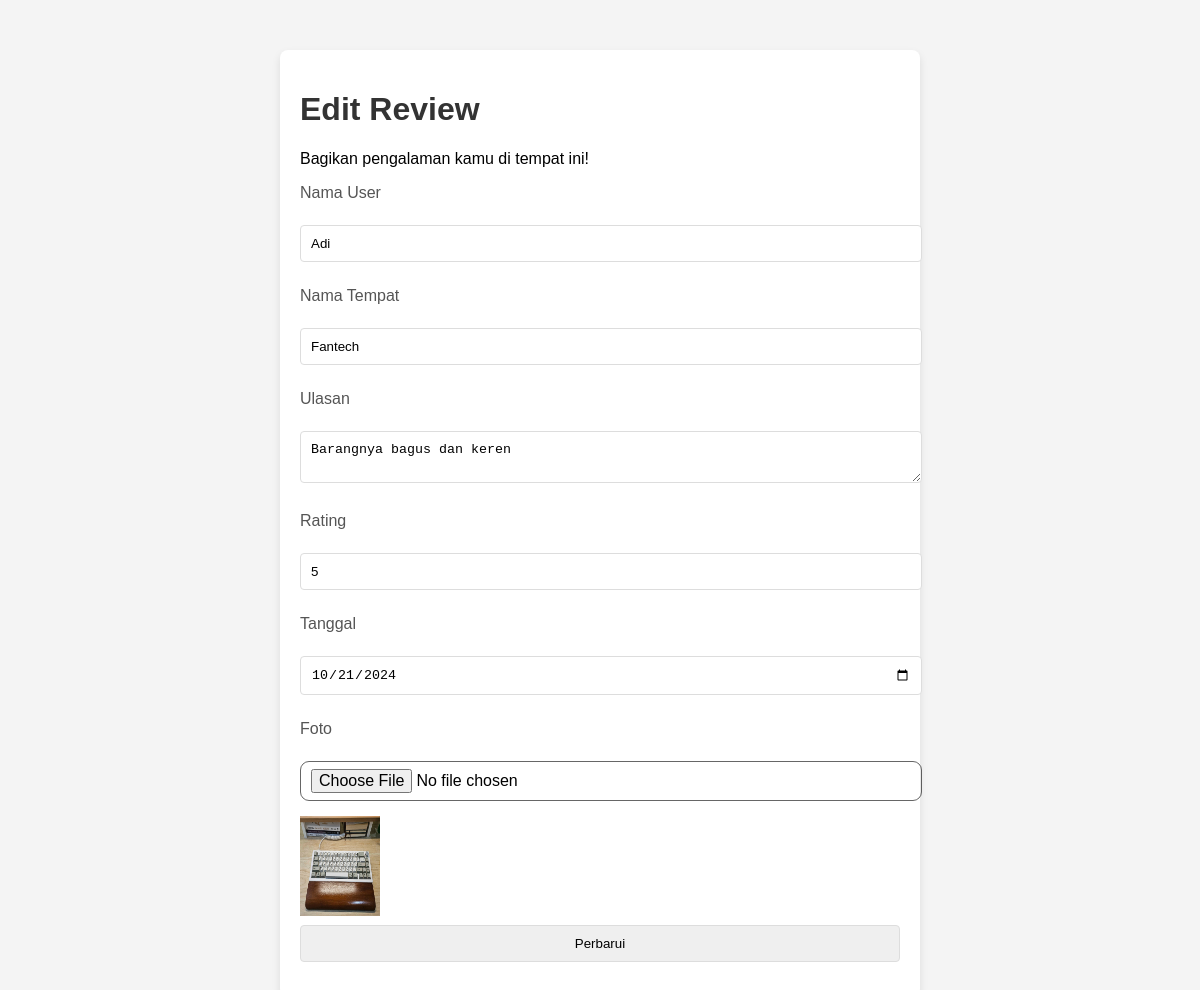
Screenshot of /Posttest6/edit_review.php?id=12 with the database file from the repository.
### tables this page shows
CREATE TABLE `start_review` (
  `id` int(255) NOT NULL,
  `user` varchar(50) NOT NULL,
  `nama_tempat` varchar(50) NOT NULL,
  `ulasan` varchar(255) NOT NULL,
  `rating` decimal(10,0) NOT NULL,
  `tanggal` date NOT NULL,
  `foto_path` varchar(255) NOT NULL
);

### Posttest6/edit_review.php (the view, shortened to what this page needs)
<?php
require 'koneksi.php';
$id = $_GET['id'];
$query = "SELECT * FROM start_review WHERE id = $id";
$result = mysqli_query($conn, $query);
$start_review = [];
while($row = mysqli_fetch_assoc($result)) {
    $start_review[] = $row;
}
$start_review = $start_review[0];
?>
<!DOCTYPE html>
<html lang="en">
<head>
    <link rel="stylesheet" href="style/tambah.css">
</head>
<body>
    <div class="container">
        <h1 class="title">Edit Review</h1>
        <p class="title">Bagikan pengalaman kamu di tempat ini!</p>
        <div class="content">
            <form action="" method="POST" enctype="multipart/form-data">
                <label for="user">Nama User</label><br>
                <input type="text" id="user" name="user" value="<?php echo htmlspecialchars($start_review['user']); ?>" required><br>
                <label for="nama_tempat">Nama Tempat</label><br>
                <input type="text" id="nama_tempat" name="nama_tempat" value="<?php echo htmlspecialchars($start_review['nama_tempat']); ?>" required><br>
                <label for="ulasan">Ulasan</label><br>
                <textarea id="ulasan" name="ulasan" required><?php echo htmlspecialchars($start_review['ulasan']); ?></textarea><br>
                <label for="rating">Rating</label><br>
                <input type="number" id="rating" name="rating" min="1" max="5" value="<?php echo htmlspecialchars($start_review['rating']); ?>" required><br>
                <label for="tanggal">Tanggal</label><br>
                <input type="date" id="tanggal" name="tanggal" value="<?php echo htmlspecialchars($start_review['tanggal']); ?>" required><br>
                <label for="foto_path">Foto</label><br>
                <input type="file" name="foto_path" id="foto_path" style="border: 1px solid rgba(0,0,0,0.6); border-radius:9px; padding: 7px 10px; font-size: 16px;"><br>
                <img src="images/<?php echo htmlspecialchars($start_review['foto_path']); ?>" alt="<?php echo htmlspecialchars($start_review['foto_path']); ?>" style="width: 80px; height: 100px;">
                <input class="button" type="submit" value="Perbarui" name="tambah">
            </form>
        </div>
    </div>
</body>
</html>

### Posttest6/style/tambah.css (style rules this page uses)
body { font-family: Arial, sans-serif; background-color: #f4f4f4; margin: 0; padding: 0; }
.container { width: 50%; margin: auto; background: white; padding: 20px; border-radius: 8px; box-shadow: 0 4px 8px rgba(0, 0, 0, 0.1); margin-top: 50px; }
h1 { color: #333; }
label { margin-top: 10px; display: block; color: #555; }
input, textarea { width: 100%; padding: 10px; margin-top: 5px; border: 1px solid #ddd; border-radius: 4px; margin-bottom: 15px; }

### rows the page displays
start_review: user "Adi", nama_tempat "Fantech", ulasan "Barangnya bagus dan keren", rating "5", tanggal "10/21/2024", foto_path (picture)
